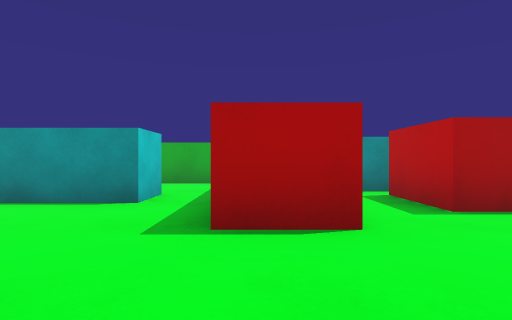
[1] (above)

16 first-person views from a walk through a 3-D level made in the Unity game engine. The camera is 0.57 m above the floor, looks level and sees 80° across. The floor is counted in squares, 1 m on a side. Each view is taken from the middle of a square. On the plan, view 1 faces up. The plan holds only what a view shows up to about 9 squares ahead; the rest is blank. The player character is not drawn.

[2]
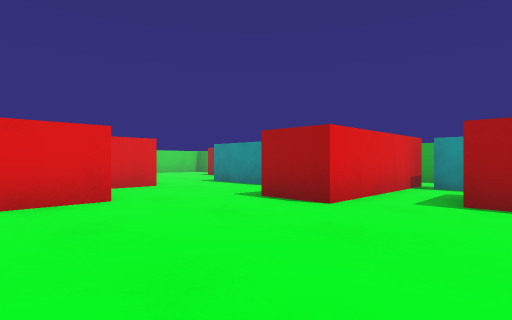

[3]
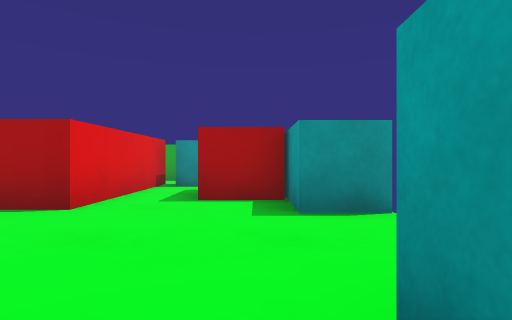

[4]
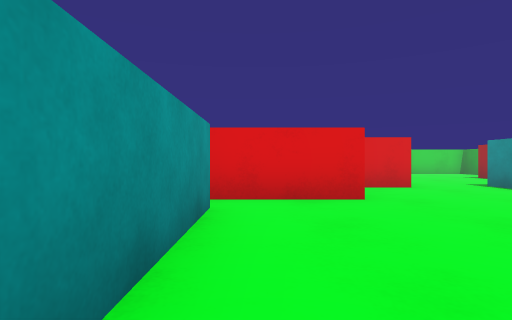

[5]
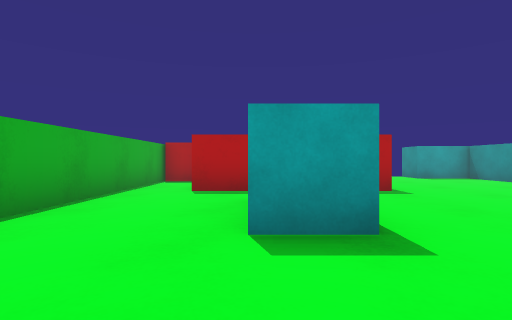

[6]
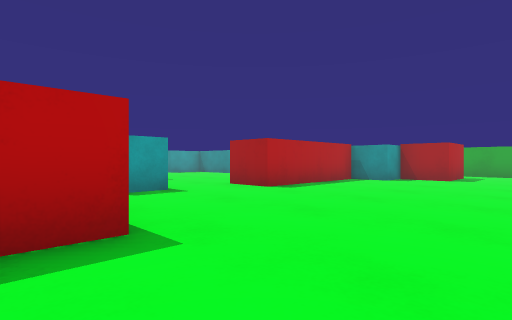

[7]
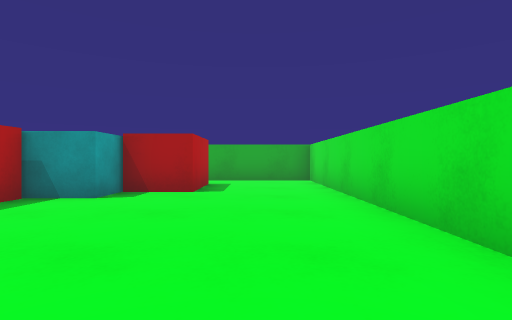

[8]
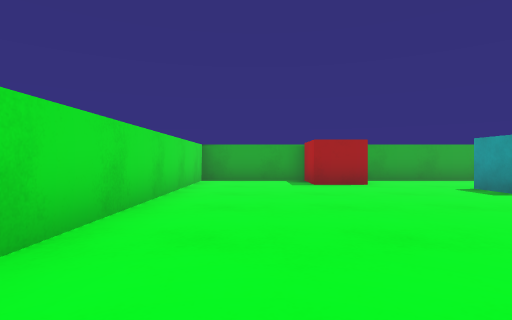

[9]
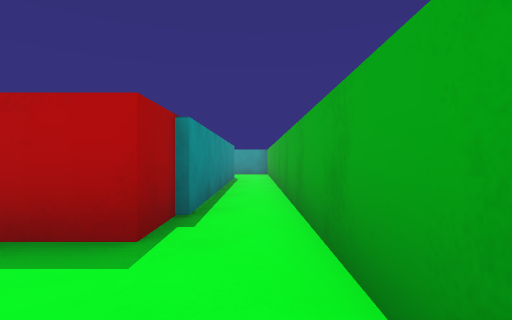

[10]
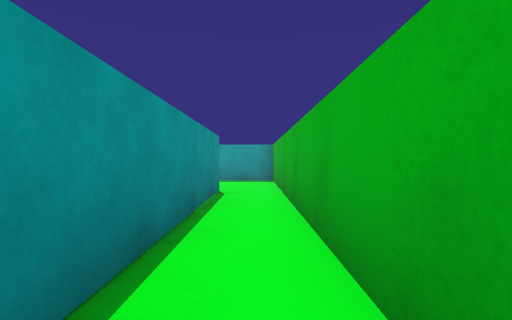

[11]
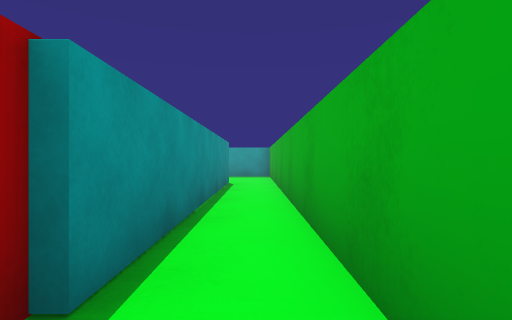

[12]
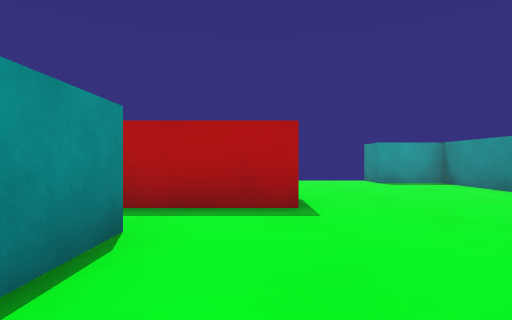

[13]
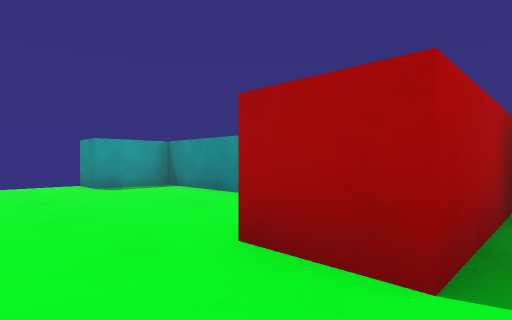

[14]
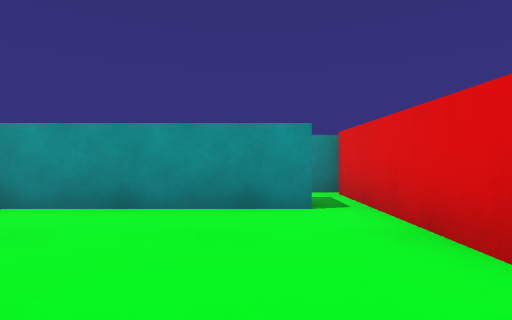

[15]
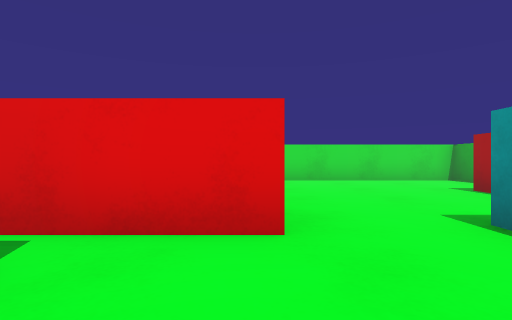

[16]
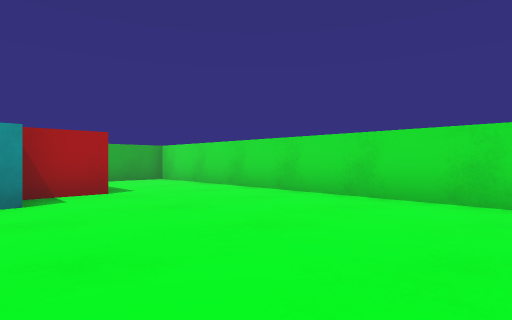

### Floor plan
Points are (right, up) in squares from view 1. A wall is a line through its corners. A room is listed if a view was taken in it or the views show most of it. See-through windows are left out.
Room 1 (views 1, 2, 3, 4, 14)
walls: (4.5, 2.3) (3.5, 2.3) (3.5, 3.1); (-1.4, 0.6) (-1.4, -3.3); (0.9, 6.2) (0.9, 2.5) (-0.4, 2.5); (-0.8, -1.5) (3.5, -1.5) (3.5, 0) (4.5, 0); (2.5, 7.5) (-0.5, 7.5)
ways out: opening at (-0.5, 1.5) to room 2; opening at (0.5, 7) to room 2; opening at (-1, -2) to room 4
objects: red block (2, 4) to (3, 5); cyan block (2, 6) to (3, 6); red block (2, 7) to (3, 7)
Room 2 (views 5, 6, 7, 8, 9, 11, 12, 13, 15, 16)
walls: (-5.6, -2.1) (-5.6, -1.5) (-4.6, -1.5) (-4.6, 2.2) (-3.3, 2.2) (-3.3, 0); (-2.6, -2.2) (-2.6, 0.6) (-1.4, 0.6); (-6.6, 7.5) (-9.5, 7.5) (-9.5, -5.5) (-6.5, -5.5); (-0.4, 2.5) (-0.4, 6.2); (-0.5, 7.5) (-4.9, 7.5)
ways out: opening at (-0.5, 1.5) to room 1; opening at (0.5, 7) to room 1; opening at (-6, -5) to room 3
objects: red block (-7, -4) to (-6, -3); red block (-6, 6) to (-6, 7); cyan block (-3, 4) to (-2, 5)
Room 3 (view 10)
walls: (0.8, -4.3) (-6, -4.3); (-6.5, -5.5) (3.5, -5.5) (3.5, -4)
ways out: opening at (-6, -5) to room 2
Room 4 (no view inside)
walls: (-1.4, -3.3) (-0.9, -3.3)
ways out: opening at (-1, -2) to room 1

Where each view was taken, in squares from view 1:
view 1: 0 up, 0 right, facing up
view 2: 1 down, 3 right, facing up-left
view 3: 1 down, 3 right, facing up
view 4: 1 down, 3 right, facing left
view 5: 5 up, 6 left, facing right
view 6: 7 up, 9 left, facing down-right
view 7: 3 up, 8 left, facing down
view 8: 1 down, 8 left, facing up
view 9: 5 down, 9 left, facing right
view 10: 5 down, 5 left, facing right
view 11: 5 down, 7 left, facing right
view 12: 3 up, 4 left, facing right
view 13: 2 up, 3 left, facing down-right
view 14: 2 up, 0 right, facing down
view 15: 2 up, 1 left, facing left
view 16: 3 up, 5 left, facing down-left
